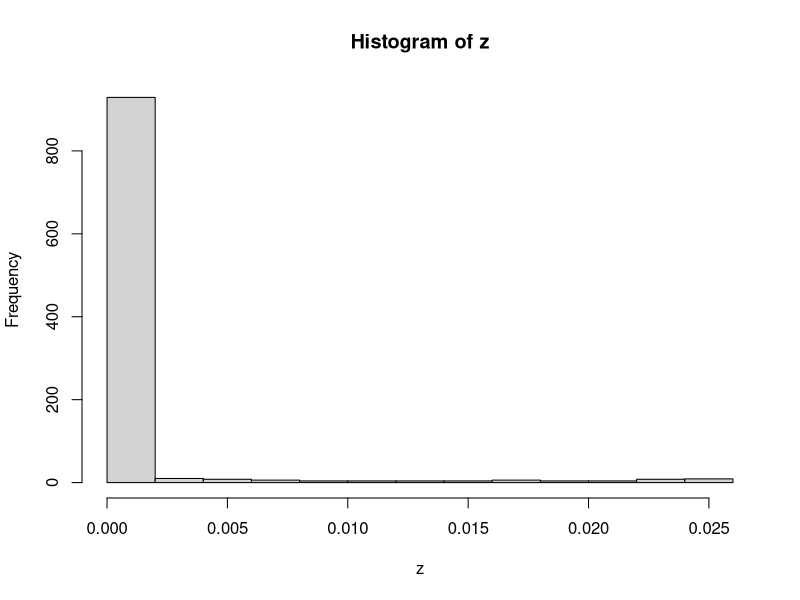
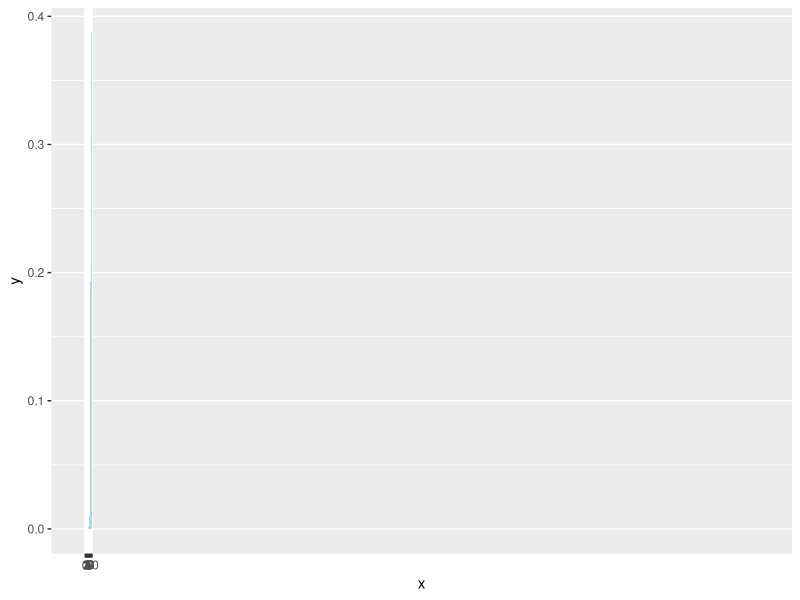
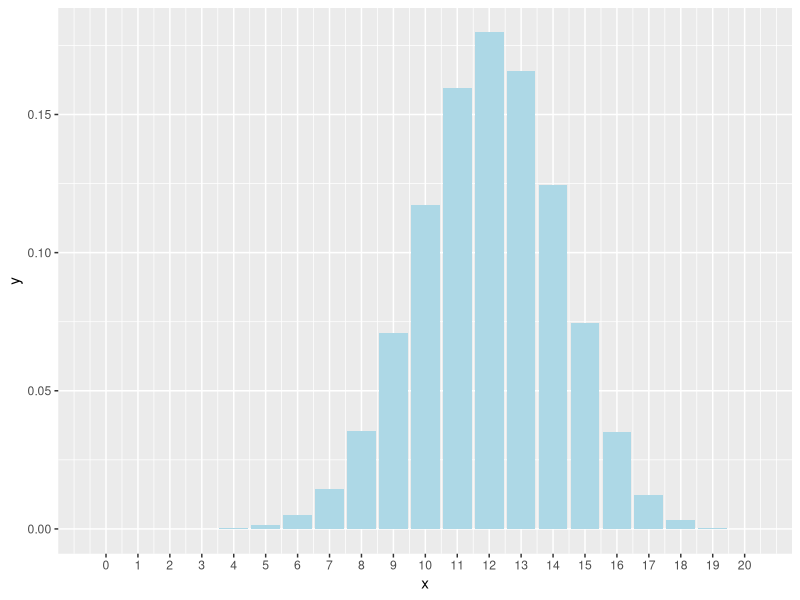
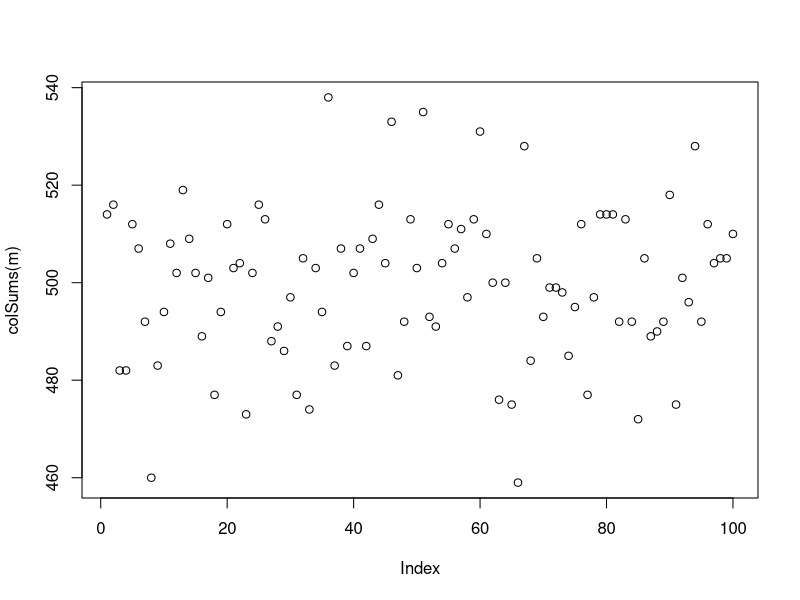
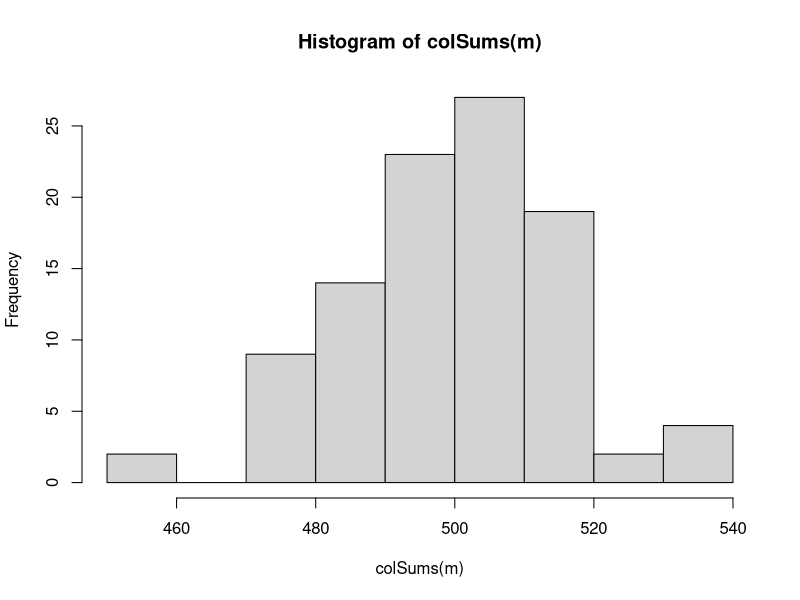

Write R code to recreate these figures, in order. (Note: this script raises an error after producing the figures.)
## ---- chunk 1
knitr::opts_chunk$set(echo = TRUE,
                      comment = "      ##",
                      error = TRUE,
                      collapse = FALSE   ) # easier to read

file  <- knitr::current_input() 
library(tibble)
library(ggplot2)
## ---- chunk 2
p  <- 0.5
n  <- 2  
k  <- c(0,1,2)
B   <- 1

# throw coin twice, odds 1 heads
dbinom(x =1, size =2, prob=0.5)
dbinom(x =0, size =2, prob=0.5) # 0.25
dbinom(x =k , size =n, prob=0.5) # 0.25


p  <- 0.5
n  <- 10^3
k  <- 1:n
B  <- 1
z  <- dbinom(x =k , size =n, prob=0.5) # 0.25

hist(z)

knitr::knit_exit()


#####  Binomial #####
dbinom(x=200,size=400, prob=0.5)

dbinom(x=1:5,size=400, prob=0.2)


# pmf(density) - binomial, prob of x=# success, size=throws
# usu written as choose(n,x) (p^n) (1-p)^(k-n)
# x may be vector

dbinom(x=0,size=2, prob=0.5) # n=2, x=0  prob = 0.25
dbinom(x=1, size =2 , prob=0.5) # n=2, x=1 # 0.5

#  size = 1000, prob=.5,   number of heads =?
dbinom(x=1, size=1000, prob=0.5)
sum(dbinom(x=0:2,size=2, prob=0.5)) # SUM = 1

sum(dbinom(x=1:5, size=400, prob=.2))
sum(dbinom(x=1:400, size=400, prob= .2))


## n throws,  # of success below X
######   Pr (# of successes X <= value x)
pbinom(400, prob=0.2, size=400)				# 1, no suprise
pbinom(80, prob=0.2, size=400)				# 53.0% will be less than 80
pbinom(100, prob=0.2, size=400)				# 99.3% will be less or = 100 success

######	Pr (# of successes X = value x)
dbinom (80, prob=0.2, size=400)				# 0.05
dbinom (81, prob=0.2, size=400)				# 0.05
dbinom (90, prob=0.2, size=400)				# 0.02

# or
sum(dbinom(60:100, prob=0.2, size=400))			# 0.99   (99% succcess bet 60, 100)
qbinom( c(0.8), prob=0.2, size=400)	# 87 (80% of successes, 87 or less successes)

## 002 Plot Binomial pmf, Pr(X = some x) 
## ---- chunk 3

t <- tibble(x = c(0:n), y = dbinom(x, size=10, prob=0.9))

g <- ggplot(t, aes(x,y))
g + geom_histogram(stat="identity", 
                   fill="lightblue") +
        scale_x_continuous(breaks =  c(0,1,2,3,4,5,6,7,8,9,10)) 
                
#### 003 p=0.6, n=20 ####
p <-  0.6
n <- 20
mu <- p * n # 12
mu
sigma <- sqrt(n*p*(1-p)) # 2.19
sigma

# plot (from 002)
t <- tibble(x = c(0:n), y=dbinom(x, size=n, prob=p))

g <- ggplot(t,aes(x,y))
g + geom_histogram(stat="identity", 
                   fill="lightblue") +
        scale_x_continuous(breaks =  c(0:20)) 

#  Find Pr(X <= 10) - exact and by normal approx
sum(dbinom(x= c(0:10),   # 0.05652
           size=20,
           prob=0.6)
    )
# X = 10 exactly
dbinom(x=10, size =20, 0.6)  # 0.117 (exact)
# Normal approx

z_high <- (10 + 0.5 - 12)/sigma
z_low <- (10 -0.5 - 12)/sigma
pnorm(c(z_low,z_high), mean=0, sd =1)

pnorm(z_high, mean=0, sd=1) - pnorm(z_low, mean=0, sd=1)  # 0.120 (approx)
# Normal
## ---- chunk 4

set.seed(2020) # 52

# 1 sample(set 100 obs)
x <- rbinom(1, size=100, p=0.5)
x #52

# SAME, but repeat the experiment 40 times
# returns int[] of successes

x <- rbinom(40, size=100, p=0.5)
x # int[40], number of heads each experiment

# of the 40 experiments, how many returned > 55 heads?

table(x) # of 40 samples, distribution of success totals 

table(x  >  55)   # of 40 samples(each 100), how many more than 55 successes

table(x  >  57) # 

table(x > 60) # 0




# ----Series of Bernoulli Trials			----

# int[10]
(rbinom(10,size=100,prob=0.5))		# throw dice 100 times, count heads (repeat 10)

# instead:
x  <- sample(x =  c("H","T"),
		size = 1000,
		replace = TRUE,
		prob = c(0.5,0.5)
		)
x

y  <- stringr::str_c(x, collapse="")		# collapse
# [1] "TTTHTHTTTHTHHTTHTTTTHHHTTTTHHTTHTTTTHTHTTHHHHHTHTHTHHHTTHHTHTHHHHTHTHTHHHTHTHTHTHHTTTTTTTTTHHTHHHHHHTTHHHTTHHHHHTHTHHHTTHTTTHTTTTHTTTTHTHTHHHHHHHTHHTTHHTTTHTTHTHTTTHTTTTTTTTTTHHTTTHTHHHTTHTHTHTTTHHTHHHTHTTHTHTTHTTHTTTTTHHHHTTHHHTTTTHTHTTTTHHTTHTTTHTHHHTHTTHHTHTTTHTHHHTTHHTHHTTHHHHTTTHHTTHTTHTHHTHHHHHHHHTHTHHHHHTTHTHTHHTTTHTTTHTTHHHHTTTTHTTTHHHTHHTHTTHHTHTHTHHHHHHTHHHHHTTHTHHTTHHTTTHTTHHHHTHTTTHTTTTHHTHHTHTHTTTHHTTHTTTHTHTHTTHHHTHHTHTTTTHTTTHTTTHTHHTTTHTTTTHHHTTHHHHHTHHHHTHHHHHTTHTTTTHHTTTTTTHTHHTTHHHHTHTTHTTTHHHHTHTTHTTHTTTHTTTTTTTHHTTTTTHHHHHTTTHTHHHTTHTHTTTHTTTHHHTTHHHHHHTHHTHTTTTHHHTHHTHTTHHTHHTTTTTTTTHTTTHHTTTTTHHTTTHTHHTHHHHHTHTHTHTHTHHTTTHHHTHHHTTHTTTTHHTHHHTTTHTTTHTTHTHHTTHHHHTTTHTHHHTHTTTTHHHHTTHTTTHTHTHTHTHTTHHTHHHHTTHTHTTTHHTTHHTTHHHHTTHTTTTTHTTTHTTHTTTHTTTHHHTHHTTHTTHTHHTTTHHTHHTTHTTTHHTHHTTHHTHHTTTHTHTHTHHHHHHHHTTTHHHHHHTHTHHTHHTTTTTTTTTHHTTHTTHHTHTHTTTTHTTTTTHHHHHHTHTTTTTHHHHTHTHTTTHTHTHHTTTTHHHHTHTHTHTHHTHTHTHHHTTTHHHTTTTHTTHHTHTTHTTTHHHHHTHTTTHTHTTHHTTTHTTTHHTTHTHTHHHHTT"
# FOR REAL
set.seed(1492)
nExp = 100
nThrows = 1000 # IN EACH TRIAL
X  <- sample(x = c(1,0),
		size= nThrows* nExp,# NUMBER THROWS
		replace= TRUE,
		prob= c(0.5,0.5)
		)
#X # VECTOR_DBL, ATOMIC

#M <- AS.MATRIX(X, NROW = NtHROWs, ncol=nExp, byrow=TRUE)
## matrix fill first by column, then next row
m <- matrix(rbinom(n=nExp*nThrows, 
		   size=1,
		   0.5), 
	    ncol=nExp) # n total number of random
m[1,1]
## test
m1 <- matrix (rbinom(n=nExp*nThrows,size=1,
		     0.5),
	      nrow=nThrows)

mean(colSums(m))
sd(colSums(m))

sqrt(250)  # 15.8

plot(colSums(m))
hist(colSums(m))

head(m)
dim(m)

## What does CI (Confidence Interval)  mean?
#  ============================================
## Suppose want to find percentage of students (many) with tatoos
##
## How ?   SAMPLE
p = 0.4  # (usually do not know)
n = 75   # students, sample size
## FACT
## se_bar = sqrt( p_bar * (1 - p_bar)/n)
##

## Take a Sample  (ie string of yes/no, 1,0)
r  <- sample(x = 0:1,
             size = 75,
             replace = TRUE, 
             prob = c(0.6, 0.4))
r
sum(r) #31
p_bar = sum(r)/n
p_bar   # 0.413

## And the 95% CI?
se_bar = sqrt( p_bar * (1 - p_bar)/n)
se_bar   # 0.0569
L  <- p_bar - 1.96*se_bar
U  <- p_bar + 1.96*se_bar
cat("p_bar = ", p_bar, "\n", "CI = ", "(", L, ", ", U, ")",  "\n")
contains_TRUE =  p_bar >= L   && p_bar <= U
contains_TRUE

#####   OR 
# ===========================================
## What does 95% confident actually mean??
## rbinom (n=1, size = 75, prob= 0.4)retrun string of yes/no, 1,0  (size # trials)
## To me:  n=1 means 1 SAMPLE, 
## size=throws in 1 SAMPLE, 
## return is # successes in 1 SAMPLE
##
## n =2 means, return will be 2 values, one for each sample
##
###  FUNCTION
###
 N=75
t  <- tibble::tibble()
one_sample  <- function(DUMMY = null) {  # 1 sample

    prob = 0.4
    p_bar  <- rbinom(n=1, size=75, prob = prob)/N
    ## And the range?
    se_bar = sqrt( p_bar * (1 - p_bar)/N)
    L  <- p_bar - 1.96*se_bar
    U  <- p_bar + 1.96*se_bar
    # cat("p_bar = ", p_bar, "\n", "CI = ", "(", L, ", ", U, ")",  "\n")
    contains_TRUE =  (L < prob)   && ( prob < U )
    new  <- tibble::tibble(p_bar = p_bar, L=L, U=U, contains_TRUE = contains_TRUE)
    t <<- rbind(t, new)
    invisible()
}


ans  <- lapply(0:99, one_sample)

# view
t
print(t, n=100)

# to see only FALSE   
t[!t$contains_TRUE,]
t[!t$contains_TRUE,]

# order
print(t[order(-t$L),], n=100)

###
f  <- function(x) invisible(print("hi"))
f()
r  <- lapply(0:1, f)


#### ARGH!  need dummy variable
f  <- function(dummy) {print("hi")}

l  <-   lapply (1:2, f)
## ---- chunk 5
size <- 100000
t <- tibble(x=sample(x=c(1,0),size=size, replace = TRUE),
			run_avg = dplyr::cummean(x)
			) %>% 
	mutate(line = 1:size)

t$run_avg %>% tail()
t %>% ggplot(aes(x=line, y=run_avg)) +
	geom_point()
	
## ---- chunk 6
# Catholics = 23% of US
# prob = 0.23
# n = 9
# k = 6 successes

# exactly 6 ,   0.00568
dbinom(x=6, size=9, prob=0.23)

# exactly 5 ,   0.0285
dbinom(x=5, size=9, prob=0.23)
pbinom
## ---- chunk 7
dbinom(6:9, size=9, prob=0.23)

# cum odds
# 0.00646 (P[X >= 6)
sum( dbinom(6:9, size=9, prob=0.23))
## ---- chunk 8
# if N=7, prob = .00781
dbinom(x=7, size=7, prob=0.5)
